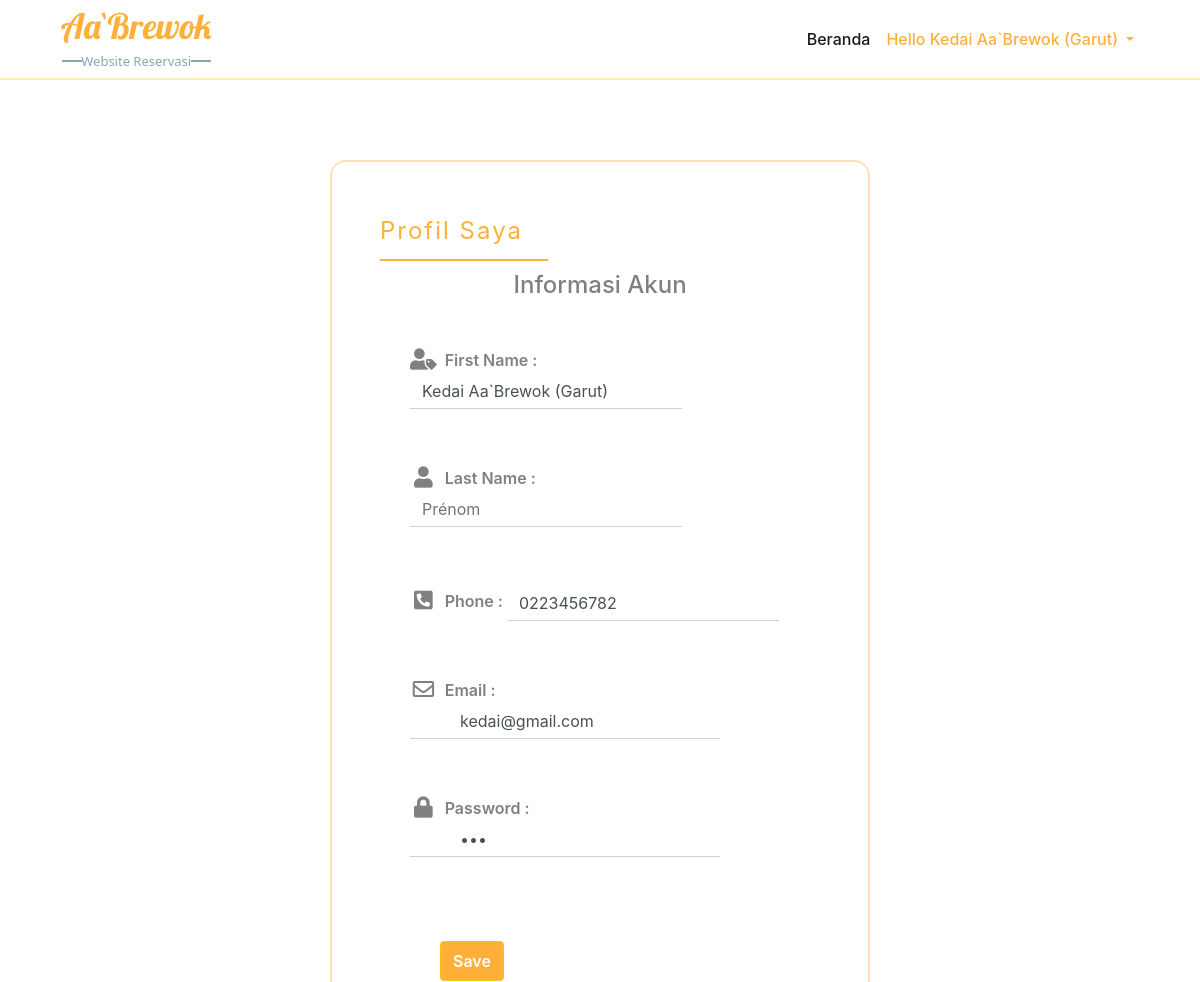
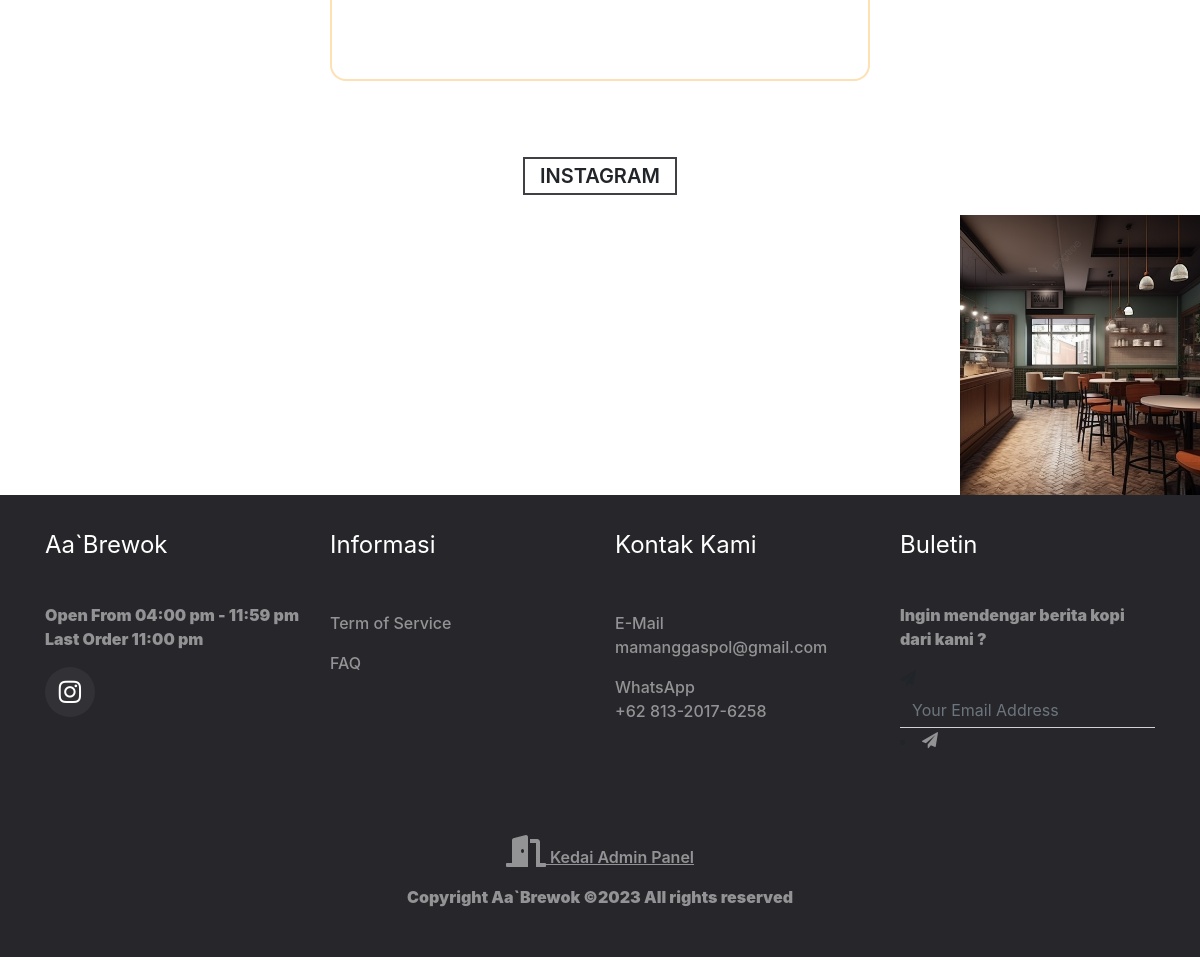
Screenshot of /profil-user.php (signed in) with the database file from the repository (2 pictures, top to bottom).
### tables this page shows
CREATE TABLE `rc_info` (
  `id` int(11) NOT NULL,
  `rc_name` varchar(100) DEFAULT NULL,
  `first_name` varchar(100) DEFAULT NULL,
  `category` int(11) DEFAULT NULL,
  `email` varchar(255) DEFAULT NULL,
  `website` varchar(255) DEFAULT NULL,
  `phone` int(12) DEFAULT NULL,
  `address` varchar(200) DEFAULT NULL,
  `location` int(11) DEFAULT NULL,
  `opening_res` time DEFAULT NULL,
  `closing_res` time DEFAULT NULL,
  `full_service` int(20) DEFAULT NULL COMMENT '1 = oui, 2 = non ',
  `logo` varchar(500) DEFAULT NULL,
  `password` varchar(200) DEFAULT NULL,
  `siret` int(9) DEFAULT NULL,
  `approve_status` int(11) NOT NULL DEFAULT 0 COMMENT '0-not approve,1-approve ',
  `role` int(11) DEFAULT NULL COMMENT '1 = restaurant, 2 = customer '
);

### profil-user.php (the view, shortened to what this page needs)
<?php
include 'template/header.php';
include 'template/nav-bar.php';
?>
<link rel="stylesheet" href="https://use.fontawesome.com/releases/v5.7.2/css/all.css">
<link rel="stylesheet" href="css/css/profile.css">
<body>
  <div class="inner-wrapper" style="margin-top: 10em;">
    <section role="main" class="content-body">
      <div class="booking-form-w3layouts" style="width: 45%;">
        <header class="page-header">
          <h3 class="sub-heading-agileits">Profil Saya</h3>
        </header>
        <section>
          <?php
          $res_id = $_SESSION['id'];
          $con = connect();
          $sql = "SELECT * FROM `rc_info` where id = '$res_id';";
          $result = $con->query($sql);
          $row =  mysqli_fetch_assoc($result);
          ?>
          <div class="container">
            <div class="">
              <form class="form-horizontal" method="POST" action="profil-user.php">
                <div class="">
                  <h2 class="h4 mb-4 text-center" style="color: grey;">Informasi Akun</h2>
                  <div class="form-inline">
                    <div class="col mb-2 d-flex py-4" style="background: white;">
                      <div class="align-self-center">
                        <p class="mb-0"><span class="color-span-title"><i class="fas fa-user-tag fa-lg fa-fw mr-1" aria-hidden="true"></i> First Name :</span> <input style="text-transform: capitalize;" type="text" name="fullname" class="form-control" required="" placeholder="Nom" value="<?php echo $row['rc_name']; ?>"> </p>
                      </div>
                    </div>
                    <div class="col mb-2 d-flex py-4" style="background: white;">
                      <div class="align-self-center">
                        <p class="mb-0"><span class="color-span-title"><i class="fas fa-user fa-lg fa-fw mr-1" aria-hidden="true"></i> Last Name : </span> <input style="text-transform: capitalize;" type="text" name="first_name" class="form-control no-outline" required="" placeholder="Prénom" value="<?php echo $row['first_name']; ?>"></p>
                      </div>
                    </div>
                  </div>
                  <div class="form-inline">
                    <div class="col mb-2 d-flex py-4" style="background: white;">
                      <div class="align-self-center">
                        <p class="mb-0"><span class="color-span-title"><i class="fas fa-phone-square-alt fa-lg fa-fw mr-1" aria-hidden="true"></i> Phone : </span> <input type="text" name="phone" class="form-control" required="" placeholder="Télephone" value="0<?php echo $row['phone']; ?>"></p>
                      </div>
                    </div>
                    <div class="col mb-2 d-flex py-4" style="background: white;">
                      <div class="align-self-center">
                        <p class="mb-0"><span class="color-span-title"><i class="far fa-envelope fa-lg fa-fw mr-1" aria-hidden="true"></i> Email : </span> <input type="email" name="email" class="form-control" required="" placeholder="Email" value="<?php echo $row['email']; ?>"></p>
                      </div>
                    </div>
                  </div>
                  <div class="form-inline">
                    <div class="col mb-2 d-flex py-4" style="background: white;">
                      <div class="align-self-center">
                        <p class="mb-0"><span class="color-span-title"><i class="fas fa-lock fa-lg fa-fw mr-1" aria-hidden="true"></i></i> Password : <input type="password" name="password" class="form-control" required="" placeholder="Mot de passe" value="<?php echo $row['password']; ?>"></p>
                      </div>
                    </div>
                    <div class="col mb-2 d-flex py-4 ">
                      <div class="align-self-center">
                        <div class="col-md-7">
                          <label class="col-md-4 control-label" for="CustomerContact"></label>
                          <div class="col-md-8">
                            <input id="btn-loader" type="submit" value="Save" name="save" class="btn btn-warning">
                          </div>
                        </div>
                      </div>
                    </div>
                  </div>
                </div>
              </form>
            </div>
          </div>
        </section>
      </div>
    </section>
  </div>
  <?php include 'template/instagram.php'; ?>
  <?php include 'template/footer.php'; ?>
</body>
</html>

### css/css/custom-css.css (style rules this page uses)
html, body { max-width: 100%; overflow-x: hidden; }
.form-control, .form-group .form-control { border: 0; background-image: -webkit-gradient(linear, left top, left bottom, from(#009688), to(#009688)), -webkit-gradient(linear, left top, left bottom, from(#d2d2d2), to(#d2d2d2)); background-image: -webkit-linear-gradient(#009688, #009688), -webkit-linear-gradient(#d2d2d2, #d2d2d2); background-image: -o-linear-gradient(#009688, #009688), -o-linear-gradient(#d2d2d2, #d2d2d2); background-image: linear-gradient(#009688, #009688), linear-gradient(#d2d2d2, #d2d2d2); -webkit-background-size: 0 2px, 100% 1px; background-size: 0 2px, 100% 1px; background-repeat: no-repeat; background-position: center bottom, center -webkit-calc(100% - 1px); background-position: center bottom, center calc(100% - 1px); background-color: rgba(0, 0, 0, 0); -webkit-transition: background 0s ease-out; -o-transition: background 0s ease-out; transition: background 0s ease-out; float: none; -webkit-box-shadow: none; box-shadow: none; border-radius: 0; }
.input-with-icon input[type="text"], input[type="email"], input[type="url"], input[type="password"], input[type="file"] { padding-left: 50px; }
.btn-warning { background-color: #ffb03b; color: white; font-weight: 600; height: 40px; }
.col, .col-1, .col-10, .col-11, .col-12, .col-2, .col-3, .col-4, .col-5, .col-6, .col-7, .col-8, .col-9, .col-auto, .col-lg, .col-lg-1, .col-lg-10, .col-lg-11, .col-lg-12, .col-lg-2, .col-lg-3, .col-lg-4, .col-lg-5, .col-lg-6, .col-lg-7, .col-lg-8, .col-lg-9, .col-lg-auto, .col-md, .col-md-1, .col-md-10, .col-md-11, .col-md-12, .col-md-2, .col-md-3, .col-md-4, .col-md-5, .col-md-6, .col-md-7, .col-md-8, .col-md-9, .col-md-auto, .col-sm, .col-sm-1, .col-sm-10, .col-sm-11, .col-sm-12, .col-sm-2, .col-sm-3, .col-sm-4, .col-sm-5, .col-sm-6, .col-sm-7, .col-sm-8, .col-sm-9, .col-sm-auto, .col-xl, .col-xl-1, .col-xl-10, .col-xl-11, .col-xl-12, .col-xl-2, .col-xl-3, .col-xl-4, .col-xl-5, .col-xl-6, .col-xl-7, .col-xl-8, .col-xl-9, .col-xl-auto { position: relative; min-height: 1px; }

### css/css/profile.css (style rules this page uses)
div, h2, h3, h6, form { margin: 0; padding: 0; border: 0; font-size: 100%; font: inherit; vertical-align: baseline; }
.booking-form-w3layouts { box-sizing: border-box; padding: 3em 3em; background: #fff; width: 65%; margin: 0 auto; border: 2px solid #fcc7798e; border-radius: 1em; }
h2.sub-heading-agileits, h3.sub-heading-agileits { display: inline-block; text-align: left; font-size: 24px; color: #ffb03b; text-transform: capitalize; margin-bottom: 0.4em; padding: 0px 25px 10px 0px; font-weight: 400; letter-spacing: 2px; border-bottom: 2px solid #ffb03b; font-family: inherit; }
.booking-form-w3layouts label { font-size: 13.5px; color: rgba(255, 255, 255, 0.83); letter-spacing: 2px; font-weight: 400; position: relative; margin-bottom: 1.5em; display: inline-block; text-transform: capitalize; }
@media (max-width: 1440px) { .booking-form-w3layouts { width: 73%; } }
@media (max-width: 1366px) { .booking-form-w3layouts { width: 75%; } }
@media (max-width: 1280px) { .booking-form-w3layouts { width: 80%; } }
h3 { margin-bottom: 0.2rem; margin-top: 0.2rem; }
p { font-weight: 900; }
.color-span-title { color: grey; font-weight: 600; }

### rows the page displays
rc_info: fullname "Kedai Aa`Brewok (Garut)", phone "0223456782", email "kedai@gmail.com"

### other values shown
$_SESSION['name'] "Kedai Aa`Brewok (Garut)"
